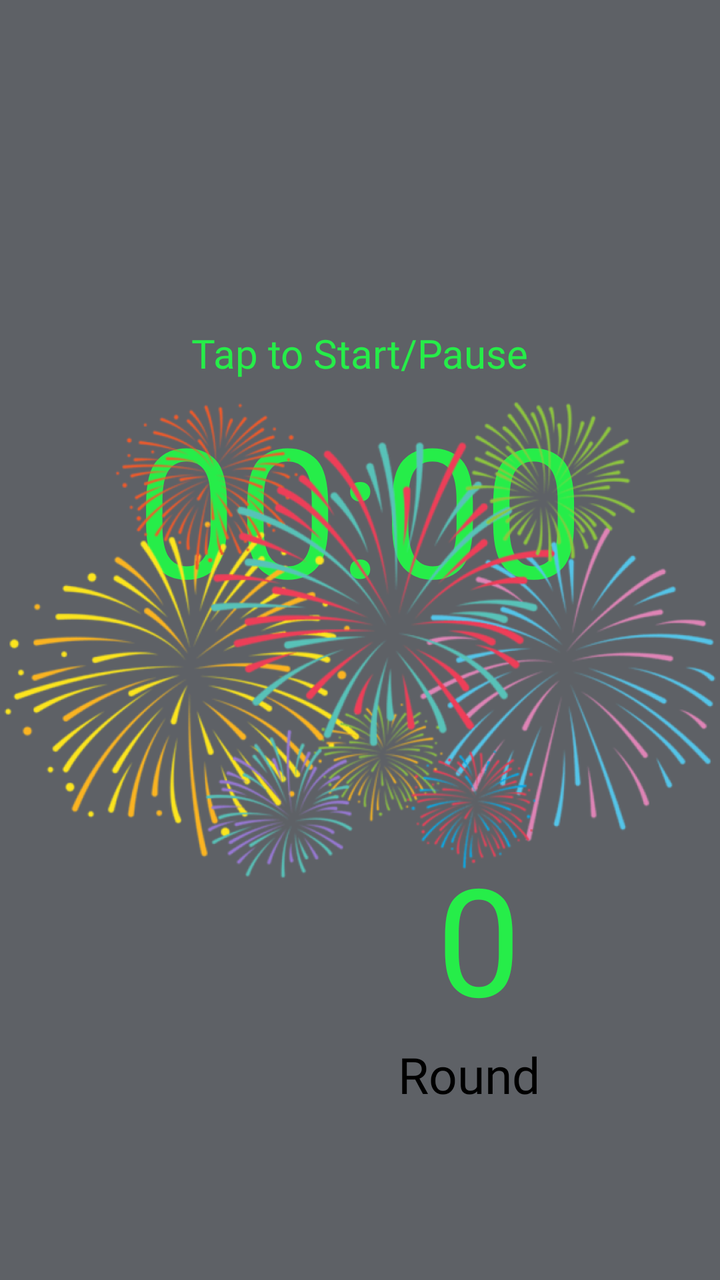
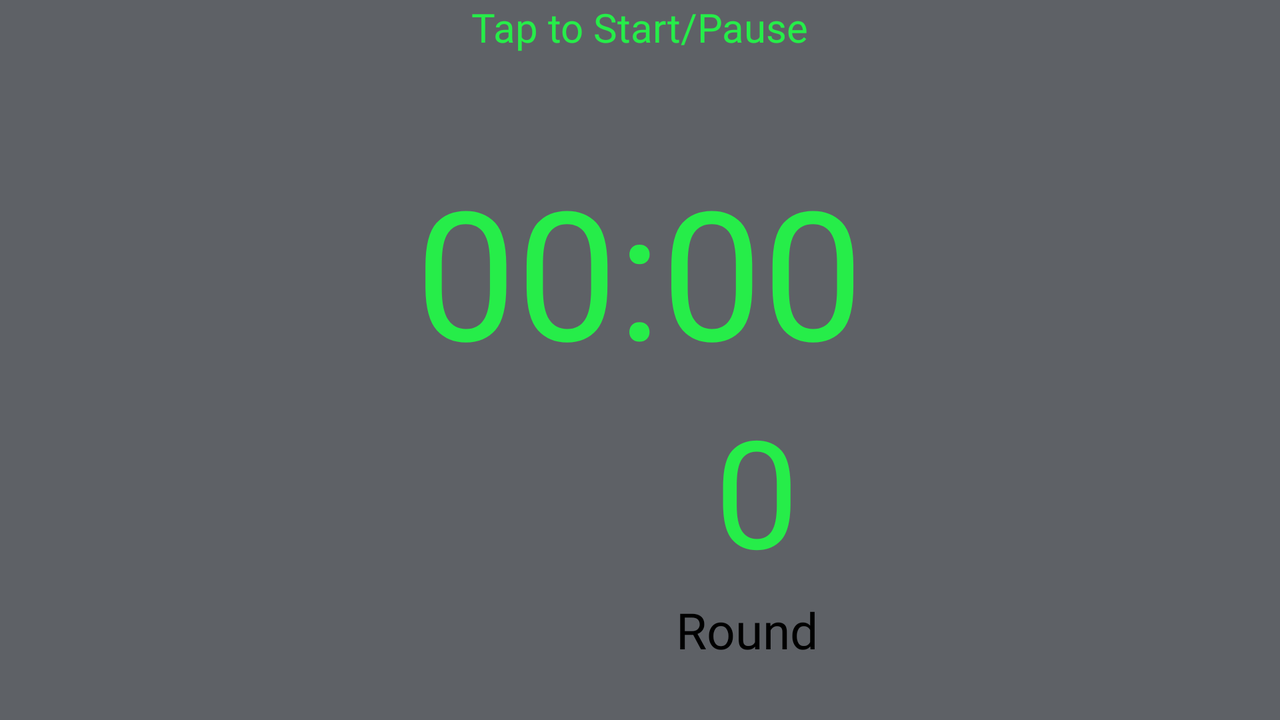

Compare how this app lays out the same screen by default and in its alternative resource folder. The renders come first, then the two layout files and the values they reference.
<!-- AndroidManifest.xml: application theme Theme.WODTimer -->
<!-- res/layout/activity_stopwatch.xml -->
<?xml version="1.0" encoding="utf-8"?>
<androidx.constraintlayout.widget.ConstraintLayout xmlns:android="http://schemas.android.com/apk/res/android"
    xmlns:app="http://schemas.android.com/apk/res-auto"
    xmlns:tools="http://schemas.android.com/tools"
    android:layout_width="match_parent"
    android:layout_height="match_parent"
    android:background="@color/gray"
    tools:context=".StopwatchActivity">

    <include
        android:id="@+id/toolbar"
        layout="@layout/toolbar" />

    <Switch
        android:id="@+id/finish_switch"
        android:layout_width="wrap_content"
        android:layout_height="58dp"
        android:layout_marginTop="50dp"
        android:layout_marginBottom="60dp"
        android:fontFamily="@font/orbitron_black"
        android:switchMinWidth="150dp"
        android:switchPadding="5dp"
        android:text="@string/slide"
        android:textSize="20sp"
        android:textColor="@color/neon_green"
        android:thumbTint="@drawable/slidethumb"
        android:trackTint="@drawable/slidetrack"
        app:layout_constraintBottom_toTopOf="@+id/plusrounds"
        app:layout_constraintEnd_toEndOf="parent"
        app:layout_constraintStart_toStartOf="parent"
        app:layout_constraintTop_toBottomOf="@+id/countdownTimer"
        app:layout_constraintVertical_chainStyle="packed" />

    <Chronometer
        android:id="@+id/countdownTimer"
        android:layout_width="wrap_content"
        android:layout_height="wrap_content"
        android:layout_marginTop="200dp"
        android:fontFamily="@font/orbitron_black"
        android:textColor="@color/neon_green"
        android:textSize="90sp"
        android:keepScreenOn="true"
        app:layout_constraintBottom_toTopOf="@id/finish_switch"
        app:layout_constraintEnd_toEndOf="parent"
        app:layout_constraintStart_toStartOf="parent"
        app:layout_constraintTop_toBottomOf="@+id/toolbar"
        app:layout_constraintVertical_chainStyle="packed" />

    <ImageView
        android:id="@+id/plusrounds"
        android:layout_width="119dp"
        android:layout_height="103dp"
        app:layout_constraintBottom_toTopOf="@id/rounds"
        app:layout_constraintEnd_toStartOf="@id/roundcount"
        app:layout_constraintHorizontal_chainStyle="packed"
        app:layout_constraintStart_toStartOf="@id/finish_switch"
        app:layout_constraintVertical_chainStyle="packed"
        app:srcCompat="@drawable/add_round"
        app:tint="@color/neon_green" />

    <TextView
        android:id="@+id/rounds"
        android:layout_width="109dp"
        android:layout_height="66dp"
        android:fontFamily="@font/orbitron_black"
        android:text="@string/rounds"
        android:textAlignment="center"
        android:textSize="25sp"
        app:layout_constraintBottom_toBottomOf="parent"
        app:layout_constraintEnd_toEndOf="parent"
        app:layout_constraintHorizontal_bias="0.0"
        app:layout_constraintStart_toEndOf="@+id/plusrounds"
        app:layout_constraintTop_toBottomOf="@+id/roundcount"
        app:layout_constraintVertical_chainStyle="packed" />

    <TextView
        android:id="@+id/roundcount"
        android:layout_width="119dp"
        android:layout_height="103dp"
        android:fontFamily="@font/orbitron_black"
        android:gravity="center"
        android:text="@string/zero"
        android:textAlignment="center"
        android:textColor="@color/neon_green"
        android:textSize="75sp"
        app:layout_constraintBottom_toTopOf="@id/rounds"
        app:layout_constraintEnd_toEndOf="@id/finish_switch"
        app:layout_constraintHorizontal_chainStyle="packed"
        app:layout_constraintStart_toEndOf="@+id/plusrounds"
        app:layout_constraintTop_toBottomOf="@+id/finish_switch"
        app:layout_constraintVertical_chainStyle="packed" />

    <TextView
        android:id="@+id/delay"
        android:layout_width="wrap_content"
        android:layout_height="wrap_content"
        android:fontFamily="@font/orbitron_black"
        android:text=""
        android:textAlignment="center"
        android:textSize="300sp"
        android:visibility="invisible"
        android:textColor="@color/bright_red"
        app:layout_constraintBottom_toBottomOf="parent"
        app:layout_constraintEnd_toEndOf="parent"
        app:layout_constraintStart_toStartOf="parent"
        app:layout_constraintTop_toBottomOf="parent"
        app:layout_constraintTop_toTopOf="parent"
        tools:visibility="visible" />

    <ImageView
        android:id="@+id/fireworksImageView"
        android:layout_width="match_parent"
        android:layout_height="match_parent"
        android:src="@drawable/fireworks"
        android:visibility="invisible"
        app:layout_constraintBottom_toBottomOf="parent"
        app:layout_constraintEnd_toEndOf="parent"
        app:layout_constraintHorizontal_bias="0.0"
        app:layout_constraintStart_toStartOf="parent"
        app:layout_constraintTop_toBottomOf="parent"
        app:layout_constraintTop_toTopOf="parent"
        app:layout_constraintVertical_bias="1.0"
        tools:visibility="visible" />

    <TextView
        android:id="@+id/taptostart"
        android:layout_width="wrap_content"
        android:layout_height="wrap_content"
        android:layout_marginTop="175dp"
        android:layout_marginBottom="16dp"
        android:fontFamily="@font/orbitron_black"
        android:text="Tap to Start/Pause"
        android:textColor="@color/neon_green"
        android:textSize="20sp"
        app:layout_constraintBottom_toTopOf="@id/countdownTimer"
        app:layout_constraintEnd_toEndOf="parent"
        app:layout_constraintStart_toStartOf="parent"
        app:layout_constraintTop_toBottomOf="@+id/toolbar" />

</androidx.constraintlayout.widget.ConstraintLayout>
<!-- res/layout/toolbar.xml (included above) -->
<?xml version="1.0" encoding="utf-8"?>
<androidx.appcompat.widget.Toolbar xmlns:android="http://schemas.android.com/apk/res/android"
    android:layout_width="match_parent"
    android:layout_height="wrap_content"
    xmlns:app="http://schemas.android.com/apk/res-auto"
    android:background="@color/neon_green"
    app:titleTextColor="@color/white"
    android:theme="@style/Toolbar"
    android:elevation="4dp">

</androidx.appcompat.widget.Toolbar>
<!-- resources referenced by this layout -->
<resources>
  <color name="bright_red">#DE2A33</color>
  <color name="gray">#5E6166</color>
  <color name="neon_green">#26ED49</color>
  <color name="white">#FFFFFFFF</color>
  <!-- drawable add_round (drawable-anydpi) -->
  <vector xmlns:android="http://schemas.android.com/apk/res/android"
      android:width="24dp"
      android:height="24dp"
      android:viewportWidth="24"
      android:viewportHeight="24"
      android:tint="#FFFFFF">
    <group android:scaleX="0.92"
        android:scaleY="0.92"
        android:translateX="0.96"
        android:translateY="0.96">
      <path
          android:fillColor="@android:color/white"
          android:pathData="M12,7c-0.55,0 -1,0.45 -1,1v3L8,11c-0.55,0 -1,0.45 -1,1s0.45,1 1,1h3v3c0,0.55 0.45,1 1,1s1,-0.45 1,-1v-3h3c0.55,0 1,-0.45 1,-1s-0.45,-1 -1,-1h-3L13,8c0,-0.55 -0.45,-1 -1,-1zM12,2C6.48,2 2,6.48 2,12s4.48,10 10,10 10,-4.48 10,-10S17.52,2 12,2zM12,20c-4.41,0 -8,-3.59 -8,-8s3.59,-8 8,-8 8,3.59 8,8 -3.59,8 -8,8z"/>
    </group>
  </vector>
  <!-- drawable fireworks: png bitmap (drawable-v24, 459319 bytes) -->
  <!-- drawable slidethumb (drawable) -->
  <?xml version="1.0" encoding="utf-8"?>
  <selector xmlns:android="http://schemas.android.com/apk/res/android">
      <item android:color="@color/neon_green" android:state_checked="true"/>
      <item android:color="@color/neon_green" android:state_checked="false"/>
  </selector>
  <!-- drawable slidetrack (drawable) -->
  <?xml version="1.0" encoding="utf-8"?>
  <selector xmlns:android="http://schemas.android.com/apk/res/android">
      <item android:color="@color/neon_green" android:state_checked="true"/>
      <item android:color="@color/bright_red" android:state_checked="false"/>
  </selector>
  <string name="rounds">Round</string>
  <string name="slide">Slide to Stop</string>
  <string name="zero">0</string>
  <!-- from res/values-v28/ -->
  <style name="Toolbar">
          <item name="android:textSize">24sp</item>
          <item name="android:colorButtonNormal">@color/white</item>
          <item name="android:textColor">@color/neon_green</item>
          <item name="android:fontFamily">@font/orbitron_black</item>
      </style>
</resources>
<!-- res/layout-land/activity_stopwatch.xml (the repository's variant of the layout above) -->
<!-- drawn on the phone turned sideways -->
<?xml version="1.0" encoding="utf-8"?>
<RelativeLayout xmlns:android="http://schemas.android.com/apk/res/android"
    xmlns:app="http://schemas.android.com/apk/res-auto"
    xmlns:tools="http://schemas.android.com/tools"
    android:layout_width="match_parent"
    android:layout_height="match_parent"
    android:background="@color/gray"
    tools:context=".StopwatchActivity">

    <include
        android:id="@+id/toolbar"
        layout="@layout/toolbar"/>

    <Switch
        android:id="@+id/finish_switch"
        android:layout_width="wrap_content"
        android:layout_height="58dp"
        android:fontFamily="@font/orbitron_black"
        android:switchMinWidth="150dp"
        android:switchPadding="5dp"
        android:text="@string/slide"
        android:textSize="20sp"
        android:thumbTint="@drawable/slidethumb"
        android:trackTint="@drawable/slidetrack"
        app:trackTint="@drawable/slidetrack"
        android:layout_below="@id/countdownTimer"
        android:layout_centerHorizontal="true"/>

    <Chronometer
        android:id="@+id/countdownTimer"
        android:layout_width="wrap_content"
        android:layout_height="wrap_content"
        android:fontFamily="@font/orbitron_black"
        android:keepScreenOn="true"
        android:text="@string/timer_zeros"
        android:textColor="@color/neon_green"
        android:textSize="90sp"
        android:layout_alignParentTop="true"
        android:layout_marginTop="75dp"
        android:layout_centerHorizontal="true"
        />

    <ImageView
        android:id="@+id/plusrounds"
        android:layout_width="119dp"
        android:layout_height="103dp"
        android:layout_marginBottom="12dp"
        app:tint="@color/neon_green"
        app:srcCompat="@drawable/add_round"
        android:layout_below="@id/finish_switch"
        android:layout_marginLeft="200dp"/>

    <TextView
        android:id="@+id/rounds"
        android:layout_width="109dp"
        android:layout_height="66dp"
        android:fontFamily="@font/orbitron_black"
        android:text="@string/rounds"
        android:textAlignment="center"
        android:textSize="25sp"
        android:layout_below="@id/roundcount"
        android:layout_toRightOf="@id/plusrounds"
        android:layout_centerHorizontal="true"
        />

    <TextView
        android:id="@+id/roundcount"
        android:layout_width="119dp"
        android:layout_height="103dp"
        android:fontFamily="@font/orbitron_black"
        android:text="@string/zero"
        android:textAlignment="center"
        android:textColor="@color/neon_green"
        android:textSize="75sp"
        android:layout_centerHorizontal="true"
        android:layout_below="@id/finish_switch"
        android:layout_toRightOf="@id/plusrounds"
        />

    <TextView
        android:id="@+id/delay"
        android:layout_width="wrap_content"
        android:layout_height="wrap_content"
        android:fontFamily="@font/orbitron_black"
        android:text="@string/five"
        android:textAlignment="center"
        android:textColor="@color/bright_red"
        android:textSize="300sp"
        android:visibility="invisible"
        android:layout_centerInParent="true" />

    <ImageView
        android:id="@+id/fireworksImageView"
        android:layout_width="match_parent"
        android:layout_height="match_parent"
        android:src="@drawable/fireworks"
        android:visibility="invisible"
        android:layout_centerInParent="true" />

    <TextView
        android:id="@+id/taptostart"
        android:layout_width="wrap_content"
        android:layout_height="wrap_content"
        android:layout_below="@+id/toolbar"
        android:fontFamily="@font/orbitron_black"
        android:text="Tap to Start/Pause"
        android:textColor="@color/neon_green"
        android:textSize="20sp"
        android:layout_centerInParent="true"/>

</RelativeLayout>
<!-- resources referenced by the variant -->
<!-- as the phone turned sideways resolves them -->
<resources>
  <color name="bright_red">#DE2A33</color>
  <color name="gray">#5E6166</color>
  <color name="neon_green">#26ED49</color>
  <color name="white">#FFFFFFFF</color>
  <!-- drawable add_round (drawable-anydpi) -->
  <vector xmlns:android="http://schemas.android.com/apk/res/android"
      android:width="24dp"
      android:height="24dp"
      android:viewportWidth="24"
      android:viewportHeight="24"
      android:tint="#FFFFFF">
    <group android:scaleX="0.92"
        android:scaleY="0.92"
        android:translateX="0.96"
        android:translateY="0.96">
      <path
          android:fillColor="@android:color/white"
          android:pathData="M12,7c-0.55,0 -1,0.45 -1,1v3L8,11c-0.55,0 -1,0.45 -1,1s0.45,1 1,1h3v3c0,0.55 0.45,1 1,1s1,-0.45 1,-1v-3h3c0.55,0 1,-0.45 1,-1s-0.45,-1 -1,-1h-3L13,8c0,-0.55 -0.45,-1 -1,-1zM12,2C6.48,2 2,6.48 2,12s4.48,10 10,10 10,-4.48 10,-10S17.52,2 12,2zM12,20c-4.41,0 -8,-3.59 -8,-8s3.59,-8 8,-8 8,3.59 8,8 -3.59,8 -8,8z"/>
    </group>
  </vector>
  <!-- drawable fireworks: png bitmap (drawable-v24, 459319 bytes) -->
  <!-- drawable slidethumb (drawable) -->
  <?xml version="1.0" encoding="utf-8"?>
  <selector xmlns:android="http://schemas.android.com/apk/res/android">
      <item android:color="@color/neon_green" android:state_checked="true"/>
      <item android:color="@color/neon_green" android:state_checked="false"/>
  </selector>
  <!-- drawable slidetrack (drawable) -->
  <?xml version="1.0" encoding="utf-8"?>
  <selector xmlns:android="http://schemas.android.com/apk/res/android">
      <item android:color="@color/neon_green" android:state_checked="true"/>
      <item android:color="@color/bright_red" android:state_checked="false"/>
  </selector>
  <string name="five">5</string>
  <string name="rounds">Round</string>
  <string name="slide">Slide to Stop</string>
  <string name="timer_zeros">00:00</string>
  <string name="zero">0</string>
  <!-- from res/values-v28/ -->
  <style name="Toolbar">
          <item name="android:textSize">24sp</item>
          <item name="android:colorButtonNormal">@color/white</item>
          <item name="android:textColor">@color/neon_green</item>
          <item name="android:fontFamily">@font/orbitron_black</item>
      </style>
</resources>
